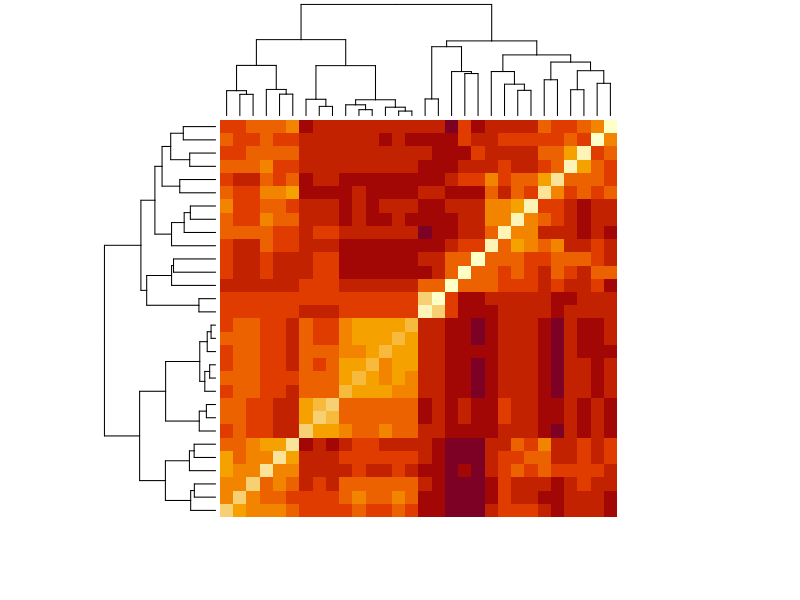

Recreate this plot in R.
###################################################################################################
#install.packages(c("tidyverse","dslabs","caret","matrixStats","randomForest","lubridate"))
library(tidyverse)
library(caret)
library(dslabs)
library(matrixStats)
library(rpart)
library(randomForest)
library(lubridate)
library(RColorBrewer)

###################################################################################################
#The brca dataset from the dslabs package contains information about breast cancer diagnosis 
#biopsy samples for tumors that were determined to be either benign (not cancer) and malignant 
#(cancer). The brca object is a list consisting of

#1) brca$y: a vector of sample classifications ("B" = benign or "M" = malignant)
#2) brca$x: a matrix of numeric features describing properties of the shape and size of cell 
#nuclei extracted from biopsy microscope images

# For these exercises, load the data by setting your options and loading the libraries and data 
# as shown in the code here:
options(digits = 3)
library(matrixStats)
library(tidyverse)
library(caret)
library(dslabs)
data(brca)
# 
# The exercises in this assessment are available to Verified Learners only and are split into 
# four parts, all of which use the data described here.
# 
# IMPORTANT: Some of these exercises use dslabs datasets that were added in a July 2019 update. 
# Make sure your package is up to date with the command install.packages("dslabs").
###################################################################################################

#Question 1: Dimensions and properties
#dimensions and properties of the dataset
#How many samples are in the dataset? 569
length(brca$y)
dim(brca$x)
nrow(brca$x)
#How many predictors are in the matrix? 30
ncol(brca$x)
#What proportion of the samples are malignant? 0.373
mean(brca$y == "M")
#Which column number has the highest mean? 24
which.max(colMeans(brca$x))
#Which column number has the lowest standard deviation?
which.min(colSds(brca$x))
view(brca$x)
###################################################################################################

#Question 2: Scaling the matrix
#Use sweep() two times to scale each column: subtract the column means of brca$x, then divide 
#by the column standard deviations of brca$x
x_centered <- sweep(brca$x, 2, colMeans(brca$x))
x_scaled <- sweep(x_centered, 2, colSds(brca$x), FUN = "/")

#After scaling, what is the standard deviation of the first column? 1
sd(x_scaled[,1])
#After scaling, what is the median value of the first column? -0.215
median(x_scaled[,1])
###################################################################################################
#Question 3: Distance
#Calculate the distance between all samples using the scaled matrix.
d_samples <- dist(x_scaled)

#What is the average distance between the first sample, which is benign, and other 
# benign samples?  4.41
dist_BtoB <- as.matrix(d_samples)[1, brca$y == "B"]
mean(dist_BtoB[2:length(dist_BtoB)])
#What is the average distance between the first sample and malignant samples? 7.12
dist_BtoM <- as.matrix(d_samples)[1, brca$y == "M"]
mean(dist_BtoM)
###################################################################################################

#Question 4: Heatmap of features
#Make a heatmap of the relationship between features using the scaled matrix
# Which of these heatmaps is correct?
# To remove column and row labels like the images below, use labRow = NA and labCol = NA

# (True) 1st plot
# 2nd plot
# 3rd plot
# 4th plot

d_features <- dist(t(x_scaled))
heatmap(as.matrix(d_features), labRow = NA, labCol = NA)

###################################################################################################
#Question 5: Hierarchical clustering
#Perform hierarchical clustering on the 30 features. Cut the tree into 5 groups.
# All but one of the answer options are in the same group.
# Which is in a different group?

# smoothness_mean
# smoothness_worst
# compactness_mean
# compactness_worst
# (True) concavity_mean
# concavity_worst
  
h <- hclust(d_features)
groups <- cutree(h, k = 5)
split(names(groups), groups)
